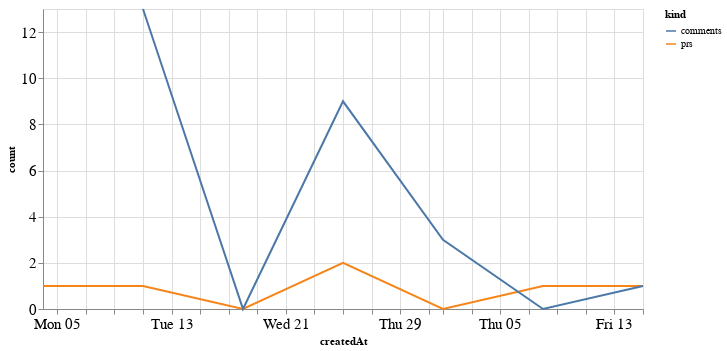

Notebook code cell kept with this figure:
### Code cell
alt.Chart(total_time, width=600).mark_line().encode(
    x='createdAt',
    y='count',
    color='kind'
)

### Figure 1 — Vega-Lite specification as saved in the notebook (floating-point values rounded to 4 significant figures)
{"config": {"axisLeft": {"labelFontSize": 15}, "axisBottom": {"labelFontSize": 15}}, "data": {"name": "data-0b3f6b383f8634954bcbb76cf44b4a2f"}, "mark": "line", "encoding": {"color": {"type": "nominal", "field": "kind"}, "x": {"type": "temporal", "field": "createdAt"}, "y": {"type": "quantitative", "field": "count"}}, "width": 600, "$schema": "https://vega.github.io/schema/vega-lite/v4.8.1.json", "datasets": {"data-0b3f6b383f8634954bcbb76cf44b4a2f": [{"createdAt": "2020-10-04T00:00:00", "kind": "prs", "count": 1.0}, {"createdAt": "2020-10-11T00:00:00", "kind": "prs", "count": 1.0}, {"createdAt": "2020-10-18T00:00:00", "kind": "prs", "count": 0.0}, {"createdAt": "2020-10-25T00:00:00", "kind": "prs", "count": 2.0}, {"createdAt": "2020-11-01T00:00:00", "kind": "prs", "count": 0.0}, {"createdAt": "2020-11-08T00:00:00", "kind": "prs", "count": 1.0}, {"createdAt": "2020-11-15T00:00:00", "kind": "prs", "count": 1.0}, {"createdAt": "2020-10-04T00:00:00", "kind": "comments", "count": null}, {"createdAt": "2020-10-11T00:00:00", "kind": "comments", "count": 13.0}, {"createdAt": "2020-10-18T00:00:00", "kind": "comments", "count": 0.0}, {"createdAt": "2020-10-25T00:00:00", "kind": "comments", "count": 9.0}, {"createdAt": "2020-11-01T00:00:00", "kind": "comments", "count": 3.0}, {"createdAt": "2020-11-08T00:00:00", "kind": "comments", "count": 0.0}, {"createdAt": "2020-11-15T00:00:00", "kind": "comments", "count": 1.0}]}}
